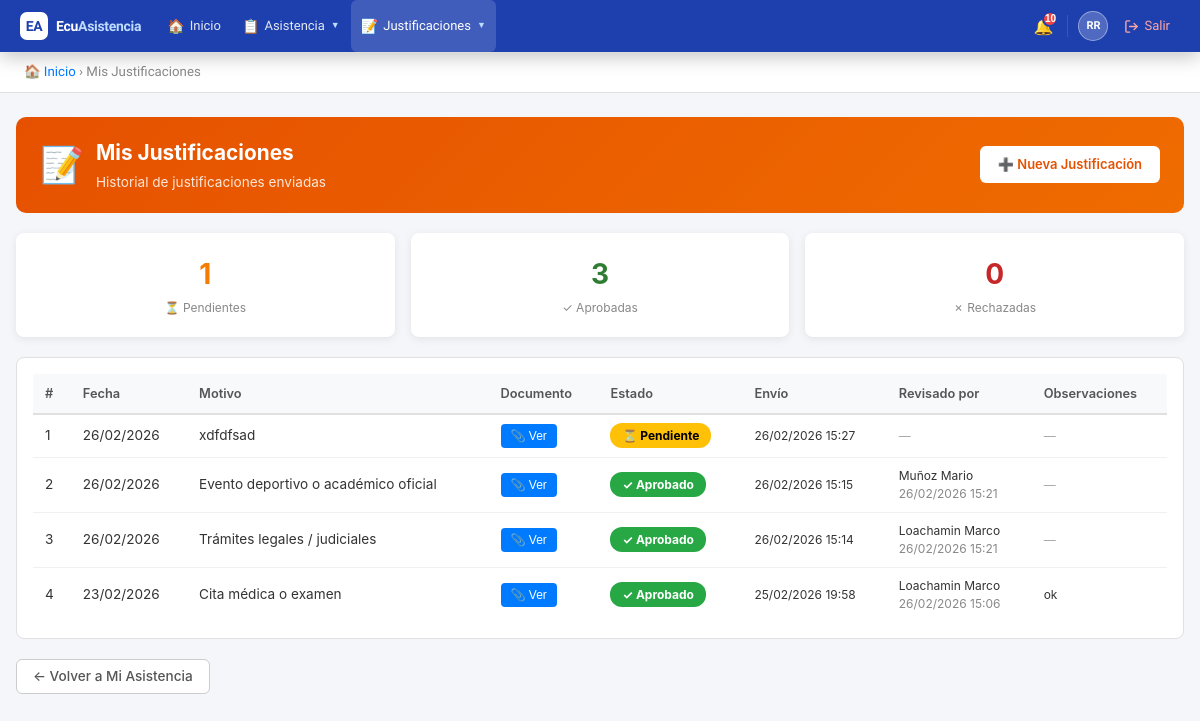
/public/?action=my_justifications (signed in), run on the app's committed database.
### tables this page shows
CREATE TABLE `justifications` (
  `id` int(11) NOT NULL AUTO_INCREMENT,
  `attendance_id` int(11) DEFAULT NULL,
  `date_from` date DEFAULT NULL,
  `date_to` date DEFAULT NULL,
  `working_days` int(11) DEFAULT NULL,
  `can_approve` enum('tutor','inspector','autoridad') NOT NULL DEFAULT 'inspector',
  `student_id` int(11) NOT NULL,
  `submitted_by` int(11) NOT NULL,
  `reason` text NOT NULL,
  `reason_type` varchar(100) DEFAULT NULL,
  `document_path` varchar(255) DEFAULT NULL,
  `status` enum('pendiente','aprobado','rechazado') DEFAULT 'pendiente',
  `reviewed_by` int(11) DEFAULT NULL,
  `review_notes` text DEFAULT NULL,
  `created_at` timestamp NOT NULL DEFAULT current_timestamp(),
  `updated_at` timestamp NOT NULL DEFAULT current_timestamp() ON UPDATE current_timestamp(),
  PRIMARY KEY (`id`),
  KEY `attendance_id` (`attendance_id`),
  KEY `submitted_by` (`submitted_by`),
  KEY `reviewed_by` (`reviewed_by`),
  KEY `idx_status` (`status`),
  KEY `idx_student` (`student_id`),
  CONSTRAINT `justifications_ibfk_1` FOREIGN KEY (`attendance_id`) REFERENCES `attendances` (`id`) ON DELETE CASCADE,
  CONSTRAINT `justifications_ibfk_2` FOREIGN KEY (`student_id`) REFERENCES `users` (`id`),
  CONSTRAINT `justifications_ibfk_3` FOREIGN KEY (`submitted_by`) REFERENCES `users` (`id`),
  CONSTRAINT `justifications_ibfk_4` FOREIGN KEY (`reviewed_by`) REFERENCES `users` (`id`)
);

CREATE TABLE `attendances` (
  `id` int(11) NOT NULL AUTO_INCREMENT,
  `student_id` int(11) NOT NULL,
  `course_id` int(11) NOT NULL,
  `subject_id` int(11) NOT NULL,
  `teacher_id` int(11) NOT NULL,
  `school_year_id` int(11) NOT NULL,
  `shift_id` int(11) NOT NULL,
  `date` date NOT NULL,
  `hour_period` varchar(20) DEFAULT NULL,
  `status` enum('presente','ausente','tardanza','justificado') NOT NULL,
  `observation` text DEFAULT NULL,
  `created_at` timestamp NOT NULL DEFAULT current_timestamp(),
  `updated_at` timestamp NOT NULL DEFAULT current_timestamp() ON UPDATE current_timestamp(),
  PRIMARY KEY (`id`),
  KEY `course_id` (`course_id`),
  KEY `subject_id` (`subject_id`),
  KEY `teacher_id` (`teacher_id`),
  KEY `school_year_id` (`school_year_id`),
  KEY `shift_id` (`shift_id`),
  KEY `idx_date` (`date`),
  KEY `idx_student` (`student_id`),
  CONSTRAINT `attendances_ibfk_1` FOREIGN KEY (`student_id`) REFERENCES `users` (`id`),
  CONSTRAINT `attendances_ibfk_2` FOREIGN KEY (`course_id`) REFERENCES `courses` (`id`),
  CONSTRAINT `attendances_ibfk_3` FOREIGN KEY (`subject_id`) REFERENCES `subjects` (`id`),
  CONSTRAINT `attendances_ibfk_4` FOREIGN KEY (`teacher_id`) REFERENCES `users` (`id`),
  CONSTRAINT `attendances_ibfk_5` FOREIGN KEY (`school_year_id`) REFERENCES `school_years` (`id`),
  CONSTRAINT `attendances_ibfk_6` FOREIGN KEY (`shift_id`) REFERENCES `shifts` (`id`)
);

### controllers/JustificationController.php (called while the page is built, shortened)
<?php
require_once BASE_PATH . '/models/Justification.php';
class JustificationController {
    private $justificationModel;
    public function __construct() {
        $db = new Database();
        $this->justificationModel  = new Justification($db);
    }
    public function myJustifications() {
        $studentId      = $_SESSION['user_id'];
        $justifications = $this->justificationModel->getByStudent($studentId);
        include BASE_PATH . '/views/justifications/my_list.php';
    }
}

### config/database.php (called while the page is built)
<?php
class Database {
    private $host = 'localhost';
    private $db = 'ecuasistencia2026';
    private $user = 'root';
    private $pass = '';
    private $charset = 'utf8mb4';
    private $pdo;
    public function connect() {
        if ($this->pdo === null) {
            $dsn = "mysql:host={$this->host};dbname={$this->db};charset={$this->charset}";
            $options = [
                PDO::ATTR_ERRMODE => PDO::ERRMODE_EXCEPTION,
                PDO::ATTR_DEFAULT_FETCH_MODE => PDO::FETCH_ASSOC,
                PDO::ATTR_EMULATE_PREPARES => false,
            ];
            try {
                $this->pdo = new PDO($dsn, $this->user, $this->pass, $options);
            } catch (PDOException $e) {
                die('Error de conexión: ' . $e->getMessage());
            }
        }
        return $this->pdo;
    }
}

### models/Justification.php (called while the page is built, shortened)
<?php
class Justification {
    private $db;
    public function __construct($database) {
        $this->db = $database->connect();
    }
    public function getByStudent($studentId) {
        $sql = "SELECT j.*,
                a.date as attendance_date,
                sub.name as subject_name,
                j.created_at as submitted_at,
                j.updated_at as reviewed_at,
                CONCAT(r.last_name, ' ', r.first_name) as reviewer_name
                FROM justifications j
                INNER JOIN attendances a ON j.attendance_id = a.id
                INNER JOIN subjects sub ON a.subject_id = sub.id
                LEFT JOIN users r ON j.reviewed_by = r.id
                WHERE j.student_id = :student_id
                ORDER BY j.created_at DESC";
        $stmt = $this->db->prepare($sql);
        $stmt->execute([':student_id' => $studentId]);
        return $stmt->fetchAll();
    }
}

### helpers/Security.php (called while the page is built, shortened)
<?php
class Security {
    public static function hasRole($roleNames) {
        $roleNames = (array) $roleNames;
        return count(array_intersect($roleNames, $_SESSION['roles'])) > 0;
    }
}

### views/justifications/my_list.php (the view, shortened to what this page needs)
<!DOCTYPE html>
<html lang="es">
<head>
</head>
<body>
<?php include BASE_PATH . '/views/partials/navbar.php'; ?>
<div class="breadcrumb">
    <a href="?action=dashboard">🏠 Inicio</a> &rsaquo; Mis Justificaciones
</div>
<div class="container">
    <div class="page-header" style="background:linear-gradient(135deg,#e65100,#ef6c00);display:flex;justify-content:space-between;align-items:center;">
        <div style="display:flex;align-items:center;gap:12px;">
            <div class="ph-icon">📝</div>
            <div>
                <h1>Mis Justificaciones</h1>
                <p>Historial de justificaciones enviadas</p>
            </div>
        </div>
        <a href="?action=submit_justification"
           style="padding:9px 18px;background:white;color:#e65100;text-decoration:none;
                  border-radius:6px;font-weight:600;font-size:13px;white-space:nowrap;">
            ➕ Nueva Justificación
        </a>
    </div>
    <?php if(empty($justifications)): ?>
        <div class="empty-state">
            <div class="icon">📄</div>
            <p>No tienes justificaciones enviadas aún.</p>
            <p style="font-size:13px;color:#aaa;margin-top:6px;">Puedes justificar ausencias desde "Mi Asistencia".</p>
            <?php if(Security::hasRole('representante')): ?>
            <a href="?action=my_children" class="btn btn-primary" style="margin-top:16px;">← Ir a Mis Representados</a>
        <?php else: ?>
            <a href="?action=my_attendance" class="btn btn-primary" style="margin-top:16px;">← Ir a Mi Asistencia</a>
        <?php endif; ?>
        </div>
    <?php else: ?>
        <div style="display:flex;gap:16px;margin-bottom:20px;flex-wrap:wrap;">
            <div class="stat-box">
                <div class="num" style="color:#f57c00;">
                    <?= count(array_filter($justifications, fn($j) => $j['status'] === 'pendiente')) ?>
                </div>
                <div class="lbl">⏳ Pendientes</div>
            </div>
            <div class="stat-box">
                <div class="num" style="color:#2e7d32;">
                    <?= count(array_filter($justifications, fn($j) => $j['status'] === 'aprobado')) ?>
                </div>
                <div class="lbl">✓ Aprobadas</div>
            </div>
            <div class="stat-box">
                <div class="num" style="color:#c62828;">
                    <?= count(array_filter($justifications, fn($j) => $j['status'] === 'rechazado')) ?>
                </div>
                <div class="lbl">✗ Rechazadas</div>
            </div>
        </div>
        <div class="panel">
            <table>
                <thead>
                    <tr>
                        <th>#</th>
                        <th>Fecha</th>
                        <th>Motivo</th>
                        <th>Documento</th>
                        <th>Estado</th>
                        <th>Envío</th>
                        <th>Revisado por</th>
                        <th>Observaciones</th>
                    </tr>
                </thead>
                <tbody>
                    <?php $i = 1; foreach($justifications as $just): ?>
                    <tr>
                        <td><?= $i++ ?></td>
                        <td><?= date('d/m/Y', strtotime($just['attendance_date'])) ?></td>
                        <td><?= htmlspecialchars($just['reason']) ?></td>
                        <td>
                            <?php if($just['document_path']): ?>
                                <?php
                                    $filePart = preg_replace('/^uploads\//', '', $just['document_path']);
                                    $docUrl   = BASE_URL . '/img.php?f=' . urlencode($filePart);
                                    $ext      = strtolower(pathinfo($filePart, PATHINFO_EXTENSION));
                                ?>
                                <button type="button"
                                        onclick="openDocModal('<?= addslashes($docUrl) ?>','<?= $ext ?>')"
                                        style="padding:5px 10px;background:#007bff;color:white;border-radius:4px;
                                               border:none;font-size:12px;cursor:pointer;">
                                    📎 Ver
                                </button>
                            <?php else: ?>
                                <span style="color:#aaa;font-size:12px;">Sin documento</span>
                            <?php endif; ?>
                        </td>
                        <td>
                            <?php if($just['status'] === 'pendiente'): ?>
                                <span class="badge-pending">⏳ Pendiente</span>
                            <?php elseif($just['status'] === 'aprobado'): ?>
                                <span class="badge-approved">✓ Aprobado</span>
                            <?php else: ?>
                                <span class="badge-rejected">✗ Rechazado</span>
                            <?php endif; ?>
                        </td>
                        <td style="font-size:12px;"><?= date('d/m/Y H:i', strtotime($just['submitted_at'])) ?></td>
                        <td style="font-size:12px;">
                            <?php if($just['reviewed_by']): ?>
                                <?= htmlspecialchars($just['reviewer_name']) ?><br>
                                <span style="color:#888;"><?= date('d/m/Y H:i', strtotime($just['reviewed_at'])) ?></span>
                            <?php else: ?>
                                <span style="color:#aaa;">—</span>
                            <?php endif; ?>
                        </td>
                        <td style="font-size:12px;">
                            <?= $just['review_notes'] ? htmlspecialchars($just['review_notes']) : '<span style="color:#aaa;">—</span>' ?>
                        </td>
                    </tr>
                    <?php endforeach; ?>
                </tbody>
            </table>
        </div>
        <div style="margin-top:16px;">
            <?php if(Security::hasRole('representante')): ?>
            <a href="?action=my_children" class="btn btn-outline">← Volver a Mis Representados</a>
        <?php else: ?>
            <a href="?action=my_attendance" class="btn btn-outline">← Volver a Mi Asistencia</a>
        <?php endif; ?>
        </div>
    <?php endif; ?>
</div>
</body>
</html>

### public/css/global.css (style rules this page uses)
* { box-sizing: border-box; margin: 0; padding: 0; }
body { font-family: -apple-system, BlinkMacSystemFont, 'Segoe UI', Roboto, sans-serif; background: #f4f6f9; color: #333; font-size: 14px; line-height: 1.5; }
.breadcrumb { padding: 10px 24px; background: #fff; border-bottom: 1px solid #e0e0e0; font-size: 0.83rem; color: #888; }
.breadcrumb a { color: #007bff; text-decoration: none; }
.container { max-width: 1200px; margin: 24px auto; padding: 0 16px; }
.page-header { background: linear-gradient(135deg, #007bff, #0056b3); color: #fff; border-radius: 10px; padding: 20px 24px; margin-bottom: 20px; display: flex; align-items: center; gap: 16px; }
.page-header .ph-icon { font-size: 2.2rem; }
.page-header h1 { font-size: 1.3rem; font-weight: 700; }
.page-header p { font-size: 0.85rem; opacity: 0.85; margin-top: 4px; }
.panel { background: #fff; border: 1px solid #e0e0e0; border-radius: 8px; padding: 16px; margin-bottom: 20px; }
table { width: 100%; border-collapse: collapse; }
thead th { background: #f8f9fa; padding: 10px 12px; text-align: left; font-size: 0.8rem; font-weight: 600; color: #555; border-bottom: 2px solid #e0e0e0; white-space: nowrap; }
tbody td { padding: 9px 12px; border-bottom: 1px solid #f0f0f0; font-size: 0.85rem; vertical-align: middle; }
tbody tr:last-child td { border-bottom: none; }
.btn { padding: 7px 16px; border-radius: 6px; border: none; cursor: pointer; font-size: 0.85rem; font-weight: 500; text-decoration: none; display: inline-flex; align-items: center; gap: 5px; transition: opacity 0.15s, transform 0.1s; line-height: 1.4; }
.btn-outline { background: #fff; color: #555; border: 1px solid #ccc; }

### views/justifications/my_list.php (style rules this page uses)
.badge-pending { background:#ffc107; color:#000; padding:5px 12px; border-radius:12px; font-size:12px; font-weight:bold; }
.badge-approved { background:#28a745; color:white; padding:5px 12px; border-radius:12px; font-size:12px; font-weight:bold; }
.stat-box { background:white; border-radius:8px; padding:20px; text-align:center; box-shadow:0 2px 8px rgba(0,0,0,.08); flex:1; }
.stat-box .num { font-size:28px; font-weight:700; }
.stat-box .lbl { font-size:12px; color:#888; margin-top:4px; }

### views/partials/navbar.php (style rules this page uses)
:root { --nav-bg: #1e40af; --nav-accent: #60a5fa; --nav-hover: rgba(96,165,250,0.18); --nav-text: #e2e8f0; --nav-muted: #bfdbfe; --nav-border: rgba(255,255,255,0.12); --nav-dd-bg: #1d4ed8; --nav-dd-hover:#2563eb; --nav-height: 52px; }
*, *::before, *::after { box-sizing: border-box; }
.breadcrumb { padding: 9px 24px; background: #fff; border-bottom: 1px solid #e8ecf0; font-size: 0.82rem; color: #94a3b8; font-family: 'Plus Jakarta Sans', system-ui, sans-serif; }
.breadcrumb a { color: #3b82f6; text-decoration: none; }

### data on the page
justifications: attendance.date "26/02/2026", reason "xdfdfsad", status "⏳ Pendiente", created_at "26/02/2026 15:27"
justifications: attendance.date "26/02/2026", reason "Evento deportivo o académico oficial", status "✓ Aprobado", created_at "26/02/2026 15:15", reviewer_name "Muñoz Mario", updated_at "26/02/2026 15:21"
justifications: attendance.date "26/02/2026", reason "Trámites legales / judiciales", status "✓ Aprobado", created_at "26/02/2026 15:14", reviewer_name "Loachamin Marco", updated_at "26/02/2026 15:21"
justifications: attendance.date "23/02/2026", reason "Cita médica o examen", status "✓ Aprobado", created_at "25/02/2026 19:58", reviewer_name "Loachamin Marco", updated_at "26/02/2026 15:06", review_notes "ok"

### other printed values
$_notifCount "10"
